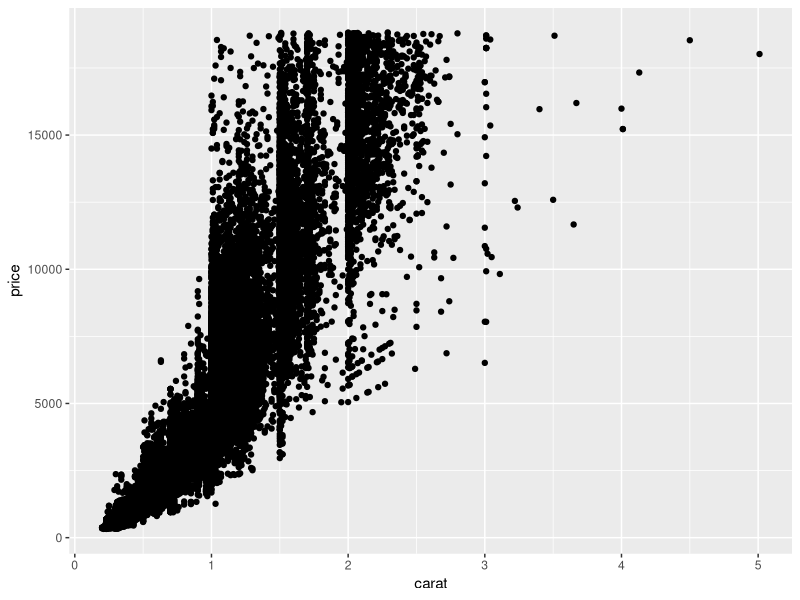
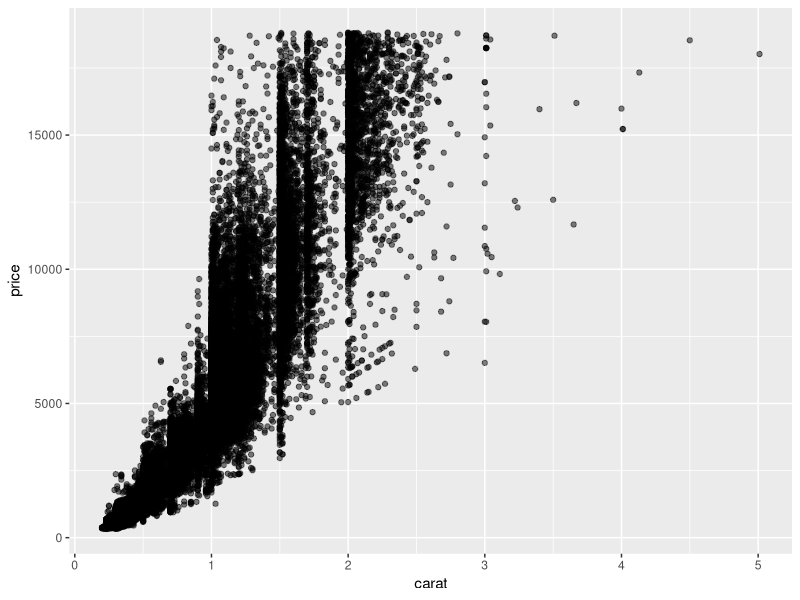
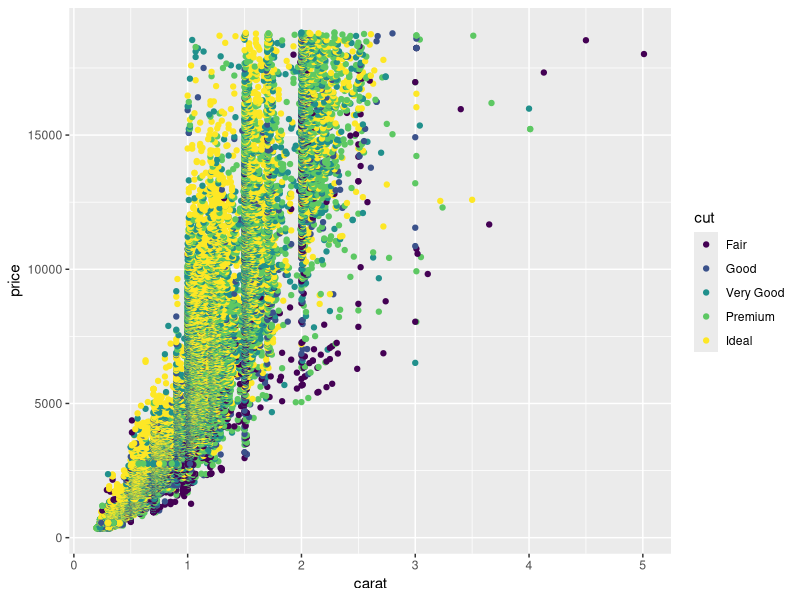
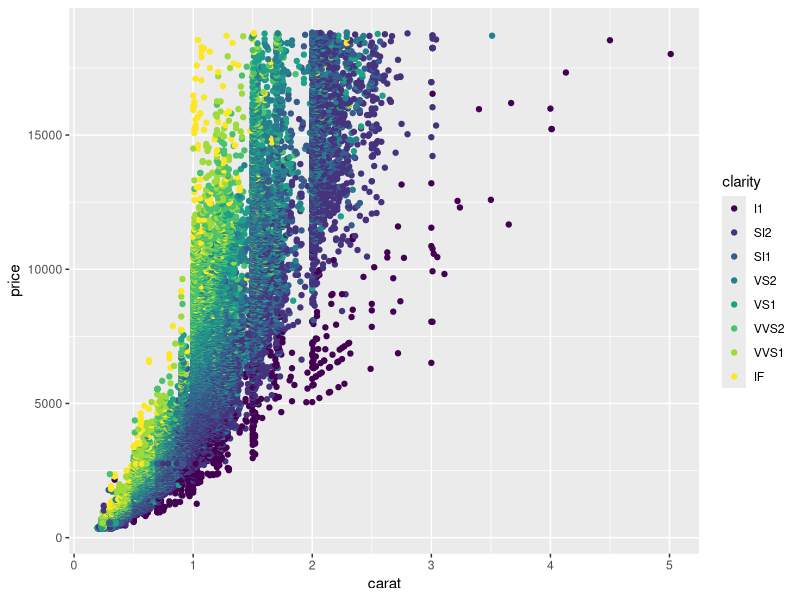
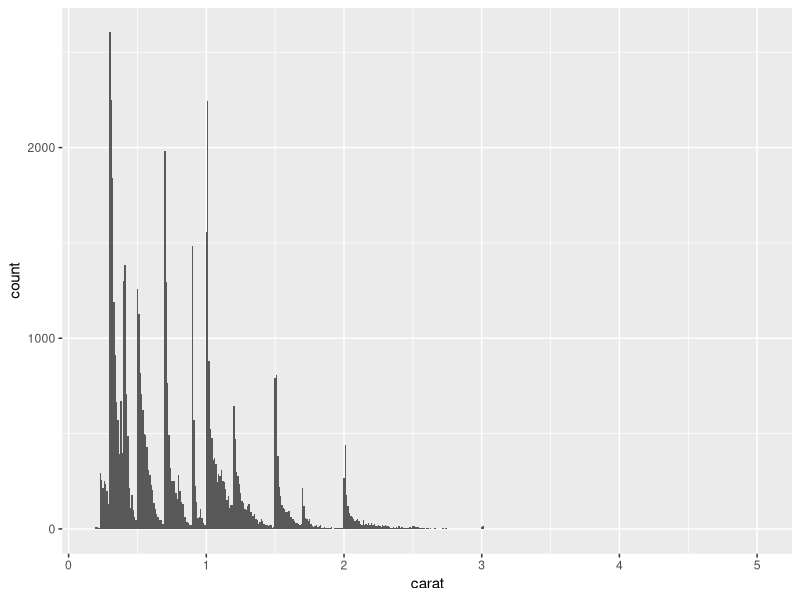
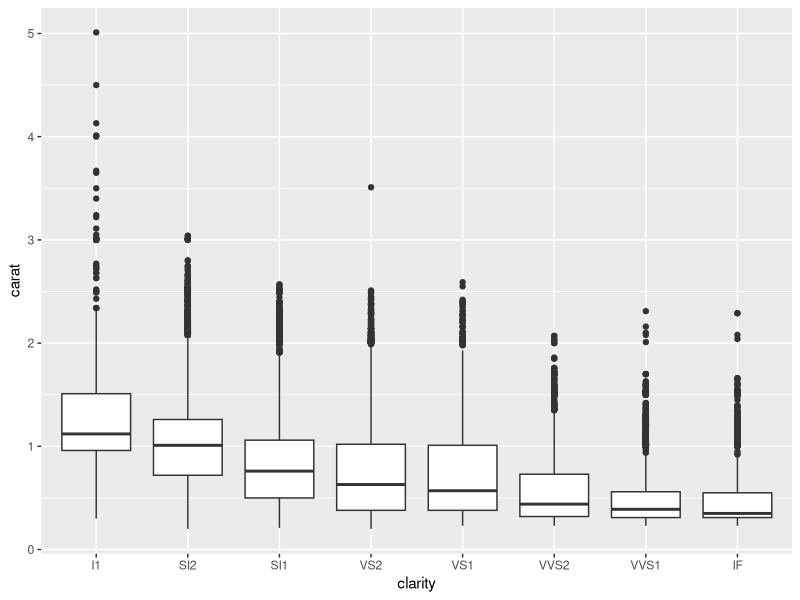
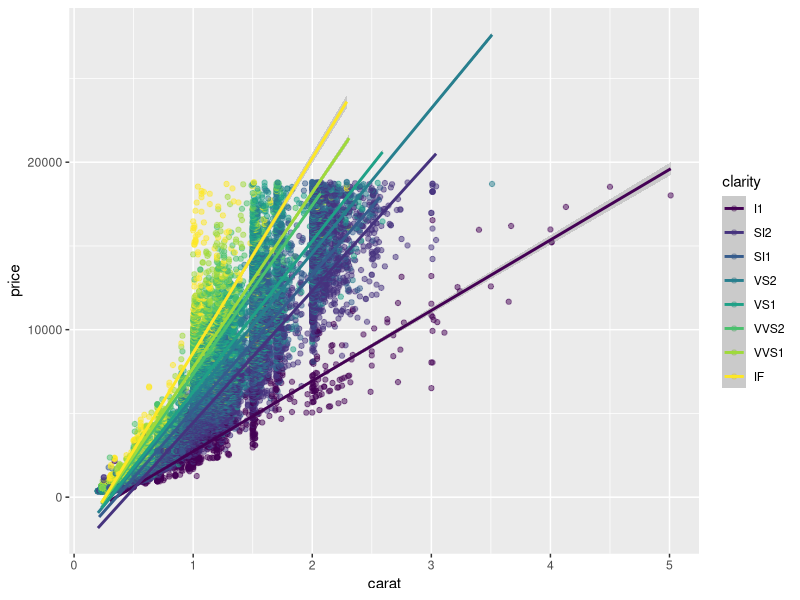
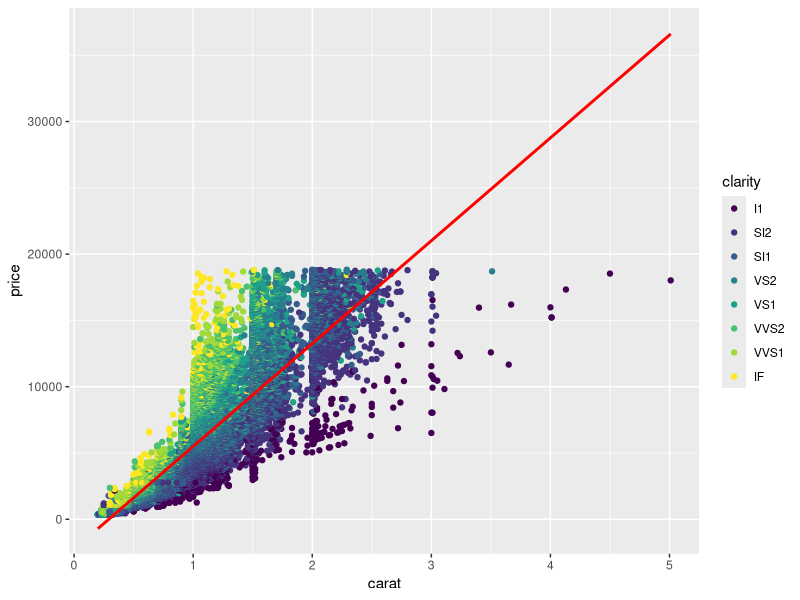

Recreate these plots in R, in order.
## https://github.com/UofTCoders/paper-rcourse
## https://github.com/UofTCoders/Events/issues/237

## ggplot2 functions to plot
## ctrl + enter = runs multple lines

5 + 5

## see email instructions
install.packages('ggplot2')
## import
library(ggplot2)

## load dataset gently
head(diamonds)

## make subset data, obj called d
d <- head(diamonds, n = 1000)

## start with ggplot(dataframe arguments)
## aesthetics = axis relationships (x, y)
## add + at the end of the line  
## geom_point() = scatter plot with points
ggplot(diamonds, aes(x = carat, y = price)) + 
  geom_point()

## 1st line: ^^ function on top +
## 2nd line: plot

## ---------------------------------------------------------------------------

## save ggplot as an object
p <- ggplot(diamonds, aes(x = carat, y = price))

## same as line 24
## reduce opacity of points, 0 to 1 (solid)
## alpha == transparency point
p + 
  geom_point(alpha = 0.5)  ## alpha [0, 1]


## alter setttings
## explain via categorical measures by add aes color = column name
ggplot(diamonds, aes(x = carat, y = price, color = cut)) + 
  geom_point()

## IF & I1 diamonds = outiners of cluster lines (not really similar to PCA = principal component analysis)
## be geom-point specific
ggplot(diamonds, aes(x = carat, y = price, color = clarity)) + 
  ## localize aesthetics
  geom_point(aes(color = clarity))


## HISTOGRAM
## ---------------------------------------------------------------------------
## no y
## split into 30 equal size bins
ggplot(diamonds, aes(x = carat)) + 
  geom_histogram(binwidth = 0.01)  ## split size


## BOXPLOT
## ---------------------------------------------------------------------------
ggplot(diamonds, aes(x = clarity, y = carat)) +
  geom_boxplot()

## fit in linear or quadradtic fits into a single functions
## back to origin plot
ggplot(diamonds, aes(x = carat, y = price, color = clarity)) +  ## global setting
  geom_point(alpha = 0.5) +
  ## linear regression 
  geom_smooth(method = 'lm')  ## will guess wrong in its fit, specify method == lm = linear model


## LINE FITS
## ---------------------------------------------------------------------------
## return one single linear fit
ggplot(diamonds, aes(x = carat, y = price)) +  ## global setting
  geom_point(aes(color = clarity)) +
  ## linear regression 
  geom_smooth(method = 'lm', color = 'red') 


## PRETTIFY THEMES
## ---------------------------------------------------------------------------
p <- ggplot(diamonds, aes(x = carat, y = price)) +  ## global setting
  geom_point(aes(color = clarity)) +
  ## linear regression 
  geom_smooth(method = 'lm', color = 'red') 


p + theme_bw()         # cuts something out
p + theme_classic()    # minimal


## customize your own theme
## ggplot lesson's bottom page Resource Section
p + theme()




## FACETING
## ---------------------------------------------------------------------------
## Split from level of categorical subjects

ggplot(diamonds, aes(x = carat, y = price)) + 
  geom_point(aes(color = clarity)) +     ## gives each plot window a different color
  ## categorical (tilda ~ variable 01)
  facet_wrap(~ clarity)  ## shows muktple plots based on category

## 2 Variables on x and y axis
ggplot(diamonds, aes(x = carat, y = price)) + 
  geom_point() +
  facet_grid(cut ~ clarity) +
  theme_minimal()







## ---------------------------------------------------------------------------


## NOTES

## order of geom_point's matter, like z-index layers in css
## factor variable gives order level
## scale family function that selects the order of axis transformation

## HELPER
?geom_smooth


## Theme resources:
## R Graph Gallery, ggpubr (publication match themer)

##  geom_smooth(method = 'lm', color = 'red') = strings
##  arguments regarding columns don't express in strings, but if it's other features, then it'll need ''
##  dplyr functions similar as well